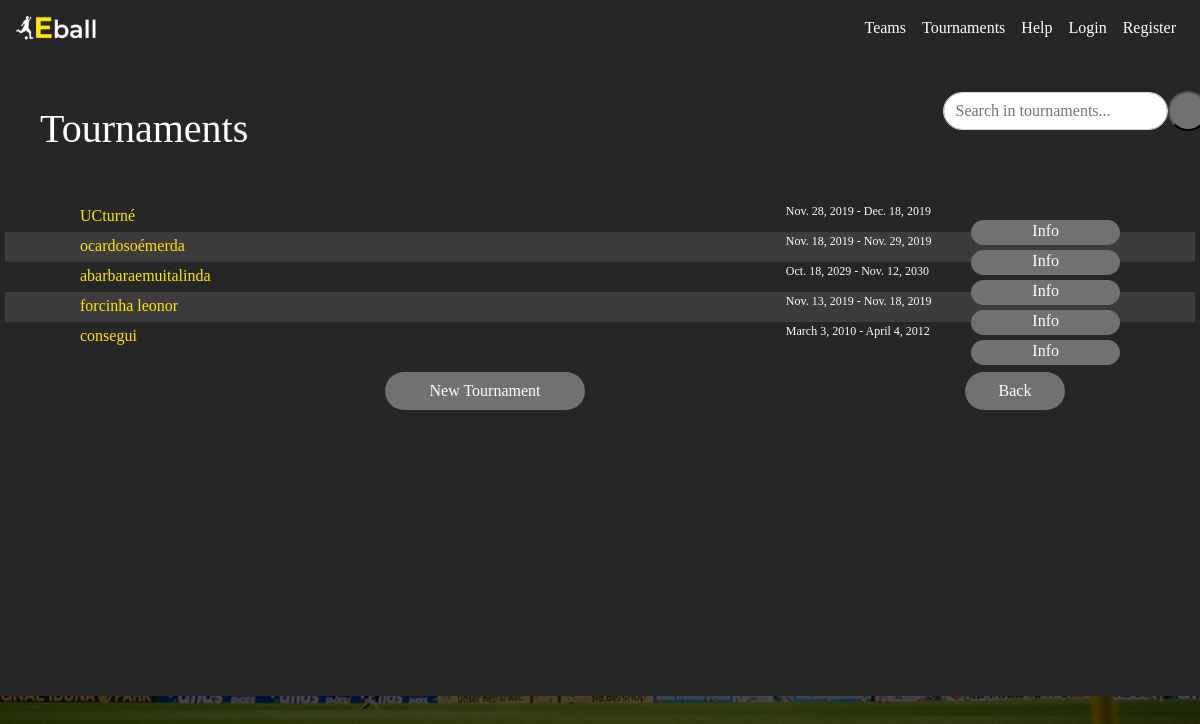
/tournaments/, run on the app's committed database.
### appEball/models.py (models this page shows, shortened)
class Tournament(models.Model):
        name=models.CharField(max_length=100, blank=False)
        maxTeams = models.IntegerField(unique=False, blank=False)
        beginDate=models.DateField(('Tournament Start Date'),default=datetime.date.today)
        endDate=models.DateField(('Tournament End Date'),default=datetime.date.today)
        gameDays=MultiSelectField(choices=dayChoice,default= None )
        REQUIRED_FIELDS = ['name','maxTeams','beginDate','endDate']
        class Meta:
            db_table = 'Tournament'
            verbose_name = 'Tournament'
            verbose_name_plural = 'Tournaments'

### appEball/views.py (the view)
# urls.py: path('tournaments/', views.tournaments, name='tournaments'),
def tournaments(request):
    tournaments_initial=list(Tournament.objects.all())
    tournaments=[]
    for i in range(len(tournaments_initial)):
        if(i%2==0):
            tournaments.append(["row2",tournaments_initial[i]])
        else:
            tournaments.append(["row1",tournaments_initial[i]])
    return render(request, 'appEball/tournaments.html', {'tournaments':tournaments})

### appEball/templates/appEball/tournaments.html (shortened to what this page needs)
{% extends 'appEball/base_with_grey_background.html' %}
{% load static %}
{% block css %}
    <link rel="stylesheet" type="text/css" href="{% static 'appEball/css/tournaments.css' %}">
{% endblock %}
{% block content2 %}
    <div class="row">
        <div class="col-9" >
            <h1 id="tournaments">Tournaments</h1>
        </div>
        <div class="col-2" align="center" id= coli>
            <form method="post">
                <div class="form-check form-check-inline">
                    <input type="search" class="form-control rounded-pill" name="Search" id="id_search" placeholder="Search in tournaments...">
                    <button  id="searchBtn" type="submit"></button>
                </div>
            </form>
        </div>
    </div>
    <div class="content" style="background-color: transparent;">
        <div class="card-body">
            {% for u in tournaments %}
                    <div class="row" id="{{ u.0 }}" >
                        <div class="col-sm-5">
                            <p>{{ u.1.name }}</p>
                        </div>
                        <div class="col">
                            <p2>{{ u.1.beginDate }}  -  {{ u.1.endDate }}</p2>
                            <a class="btn rounded-pill"  href="" id='infoBtn'>Info</a>
                        </div>
                    </div>
            {% endfor %}
    </div>
    </div>
    <div class="row">
        <div class="col" align='right' >
                <a class= "btn rounded-pill btn-block" href="{% url 'appEball:new_tournament' %}" id='tournBtn'>New Tournament</a>
        </div>
        <div class="col" align='right'>
            <a class="btn btn-block rounded-pill" id="backBtn" href={{request.META.HTTP_REFERER}} >Back</a>
        </div>
    </div>
{% endblock %}

### appEball/static/appEball/css/base.css (style rules this page uses)
html { background-image: url("../assets/home_page.jpg"); background-color: #262626; background-blend-mode: overlay; height: 100%; background-position: center; background-repeat: no-repeat; background-size: cover; }

### appEball/static/appEball/css/tournaments.css (style rules this page uses)
* { font-family: "lucidaSans"; }
html { overflow-x: hidden; }
body { background-color: transparent; }
h1 { color: white; margin: 10px; margin-top: 30px; margin-left: 40px; }
.row { display: flex; align-items: center; }
#row1 { height: 30px; background-color: #3D3B3B; }
#row2 { height: 30px; }
p { font-size: 16px; color: #FFE603; padding-left: 60px; }
p2 { font-size: 12px; color: #FFFFFF; padding-left: 270px; }
#coli { padding: 35px; }
#id_search { width: 225px; }
#searchBtn { background-color: #727070; border-radius: 50px; width: 40px; height: 40px; }
#infoBtn { background-color: #727070; color: white; line-height: 8px; float: right; height: 25px; text-align: center; padding-left: 60px; padding-right: 60px; margin-left: 60px; margin-right: 60px; }
#tournBtn { background-color: #727070; float: center; left: 40px; color: white; width: 200px; }
#backBtn { background-color: #727070; float: right; color: white; margin-right: 135px; width: 100px; }

### data on the page
Tournament: name "UCturné", beginDate "Nov. 28, 2019", endDate "Dec. 18, 2019"
Tournament: name "ocardosoémerda", beginDate "Nov. 18, 2019", endDate "Nov. 29, 2019"
Tournament: name "abarbaraemuitalinda", beginDate "Oct. 18, 2029", endDate "Nov. 12, 2030"
Tournament: name "forcinha leonor", beginDate "Nov. 13, 2019", endDate "Nov. 18, 2019"
Tournament: name "consegui", beginDate "March 3, 2010", endDate "April 4, 2012"
